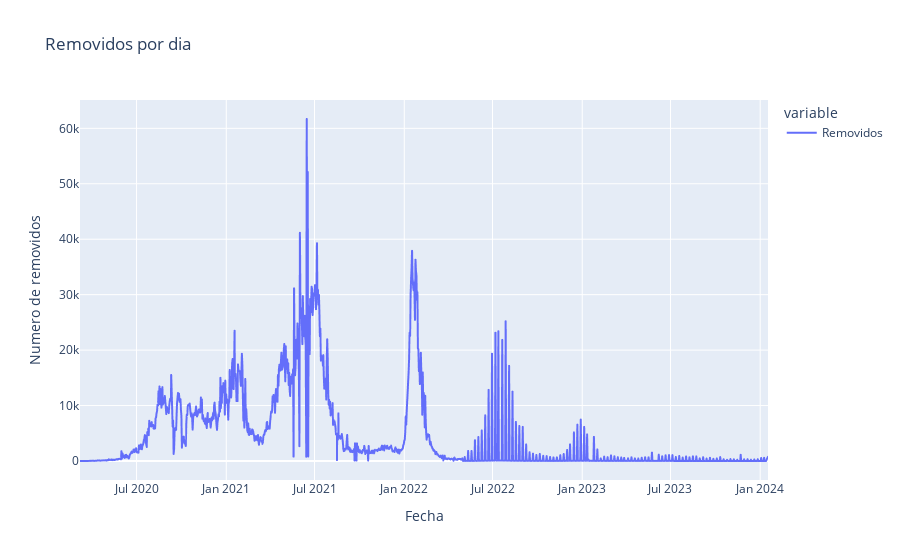
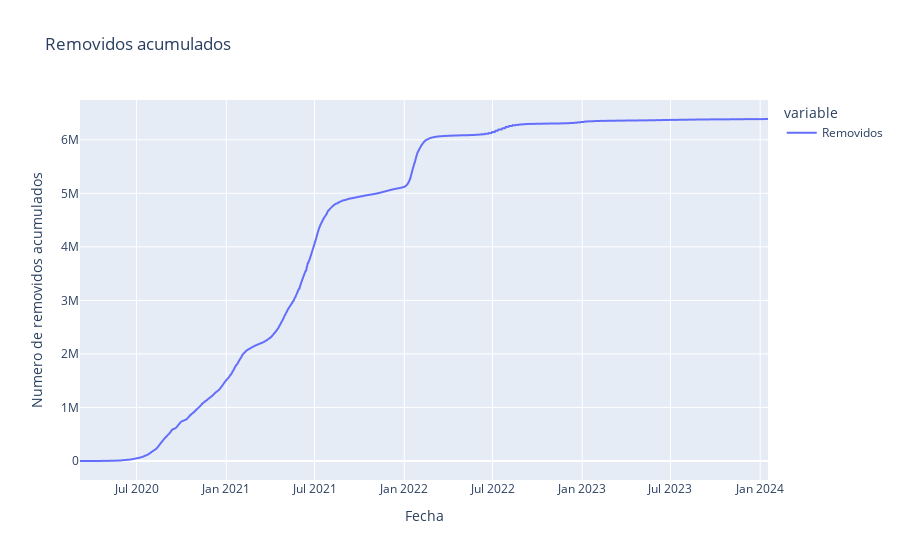

The notebook cell saved with these charts, in order:
### Code cell
removidos_por_dia = data[data['Removidos'] != ''].groupby('Fecha de muerte')['Removidos'].count()#cuenta los que tengan 'Removido'
#grafica con plotly express
fig = px.line(removidos_por_dia, title='Removidos por dia')
fig.update_xaxes(title_text='Fecha')
fig.update_yaxes(title_text='Numero de removidos')
fig.show()
# verificado concuerda con los datos de https://www.ins.gov.co/Noticias/Paginas/coronavirus-casos.aspx

#grafica con plotly express
removidos_acumulados=removidos_por_dia.cumsum()
fig = px.line(removidos_acumulados, title='Removidos acumulados')
fig.update_xaxes(title_text='Fecha')
fig.update_yaxes(title_text='Numero de removidos acumulados')
fig.show()
# verificado concuerda con los datos de https://www.ins.gov.co/Noticias/Paginas/coronavirus-casos.aspx

### Figure 1 — Plotly figure (JSON) as saved in the notebook; plotly's stock layout.template omitted (floating-point values rounded to 4 significant figures; data arrays with more than 128 entries replaced by an {"elided": "..."} marker saying what was removed)
{"data": [{"hovertemplate": "variable=Removidos<br>Fecha de muerte=%{x}<br>value=%{y}<extra></extra>", "legendgroup": "Removidos", "line": {"color": "#636efa", "dash": "solid"}, "marker": {"symbol": "circle"}, "mode": "lines", "name": "Removidos", "showlegend": true, "type": "scattergl", "x": {"elided": "1400 str values"}, "xaxis": "x", "y": {"elided": "1400 int values"}, "yaxis": "y"}], "layout": {"legend": {"title": {"text": "variable"}, "tracegroupgap": 0}, "title": {"text": "Removidos por dia"}, "xaxis": {"anchor": "y", "domain": [0, 1], "title": {"text": "Fecha"}}, "yaxis": {"anchor": "x", "domain": [0, 1], "title": {"text": "Numero de removidos"}}}}

### Figure 2 — Plotly figure (JSON) as saved in the notebook; plotly's stock layout.template omitted (floating-point values rounded to 4 significant figures; data arrays with more than 128 entries replaced by an {"elided": "..."} marker saying what was removed)
{"data": [{"hovertemplate": "variable=Removidos<br>Fecha de muerte=%{x}<br>value=%{y}<extra></extra>", "legendgroup": "Removidos", "line": {"color": "#636efa", "dash": "solid"}, "marker": {"symbol": "circle"}, "mode": "lines", "name": "Removidos", "showlegend": true, "type": "scattergl", "x": {"elided": "1400 str values"}, "xaxis": "x", "y": {"elided": "1400 int values"}, "yaxis": "y"}], "layout": {"legend": {"title": {"text": "variable"}, "tracegroupgap": 0}, "title": {"text": "Removidos acumulados"}, "xaxis": {"anchor": "y", "domain": [0, 1], "title": {"text": "Fecha"}}, "yaxis": {"anchor": "x", "domain": [0, 1], "title": {"text": "Numero de removidos acumulados"}}}}
